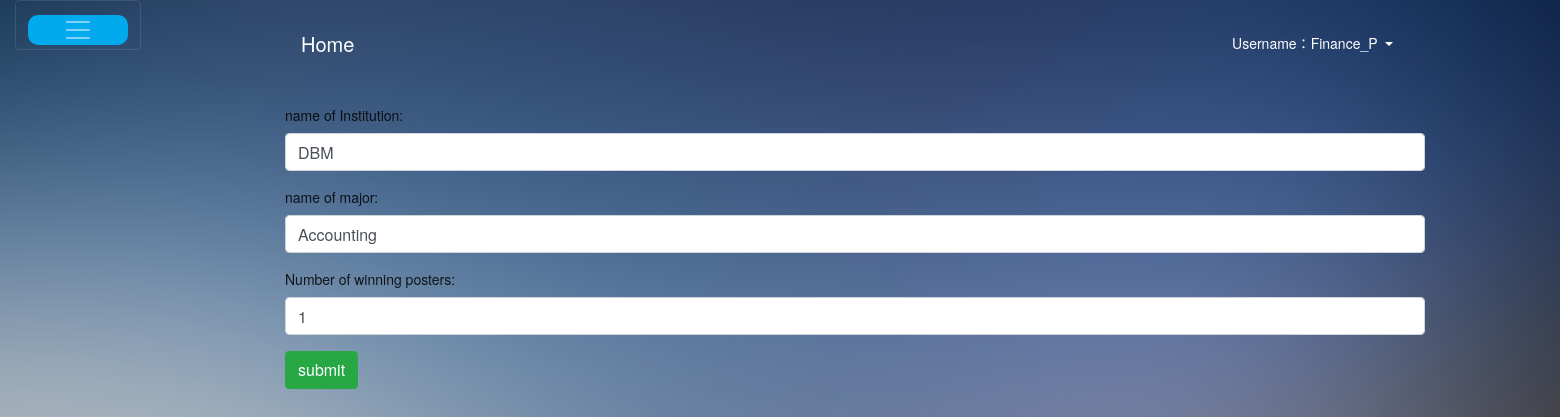
The page /users/edit-grade/f8669d92-9bda-4c3e-a3a3-9bc418f8e8f6/ (signed in) on the database its author committed.
### user/models.py (models this page shows, shortened)
class User(AbstractUser):
    ROLE_CHOICE = [
        ('visitors', '浏览者'),
        ('lucky_draw', '抽奖者'),
        ('judges', '评委'),
        ('senior_judges', '高级评委'),
        ('poster_manager', '海报管理者'),
        ('admin', '管理员'),
    ]
    id = models.UUIDField(default=uuid4, primary_key=True)
    nickname = models.CharField(max_length=128, default='佚名')
    role = models.CharField(choices=ROLE_CHOICE, default='visitors', max_length=64)
    grade = models.CharField(max_length=128, default='')

class Grade(models.Model):
    id = models.UUIDField(default=uuid4, primary_key=True)
    college = models.CharField(max_length=256, null=False, blank=False)
    major = models.CharField(max_length=256, null=False, blank=False)
    poster_number = models.IntegerField(default=1)

### user/views.py (the view, shortened to what this page needs)
# urls.py: path('edit-grade/<uuid:grade_id>/', edit_grade),
def edit_grade(request, grade_id):
    g = Grade.objects.filter(id=grade_id).first()
    if g is None:
        return HttpResponseRedirect('/')
    if request.method == 'GET':
        data = {'grade': g}
        return render(request, 'add_grade.html', context=data)

### template/add_grade.html (shortened to what this page needs)
{% extends 'base.html' %}
{% block body %}
    <div>
        <form method="post">
            <div class="form-group">
                <label>name of Institution: </label>
                <input type="text" class="form-control" name="college" value="{{ grade.college }}" required>
            </div>
            <div class="form-group">
                <label>name of major: </label>
                <input type="text" class="form-control" name="major" value="{{ grade.major }}" required>
            </div>
            <div class="form-group">
                <label>Number of winning posters: </label>
                <input type="number" min="0" class="form-control" name="poster_number" value="{{ grade.poster_number }}" required>
            </div>
            <button class="btn btn-success" type="submit">submit</button>
        </form>
    </div>
{% endblock %}

### template/base.html (shortened to what this page needs)
<!DOCTYPE html>
<html lang="en">
<head>
    <link rel="stylesheet" href="/static/css/bootstrap.min.css">
    <link rel="stylesheet" href="/static/css/layui.css">
    <link rel="stylesheet" href="/static/css/web.css">
</head>
<body>
<div class="col-lg-12">
    {% if not hide_nav and user.username %}
        <div class="navbar-dark">
            <button class="navbar-toggler" type="button" data-toggle="collapse"
                    data-target="#navbarToggleExternalContent" aria-controls="navbarToggleExternalContent"
                    aria-expanded="false" aria-label="Toggle navigation">
            <span class="navbar-toggler-icon"
                  style="width: 100px; background-color: #01AAED; border-radius: 10px; margin-top: 10%; display: inline-block"></span>
            </button>
        </div>
        <div class="col-lg-9" style="display: inline-block; position: absolute">
    {% else %}
        <div style="margin: 100px"></div>
    {% endif %}
    <div>
        {% if not hide_nav and user.username %}
            <div>
                <nav class="navbar navbar-expand-lg" style="margin: -3% 0 3% 0">
                    <a class="navbar-brand" href="/" style="color: white">Home</a>
                    {% if user.is_authenticated %}
                        <span class="nav-item dropdown">
                        <a class="nav-link dropdown-toggle" href="#" id="navbarDropdownMenuLink" role="button"
                           data-toggle="dropdown" aria-expanded="false" style="color: white">
                            Username：{{ user.username }}
                        </a>
                    </span>
                    {% endif %}
                </nav>
            </div>
        {% endif %}
        <div>
            {% block body %}{% endblock %}
        </div>
    </div>
    </div>
</body>
</html>

### static/css/layui.css (style rules this page uses)
a,body { color:#333 }
blockquote,body,button,dd,div,dl,dt,form,h1,h2,h3,h4,h5,h6,input,li,ol,p,pre,td,textarea,th,ul { margin:0;padding:0;-webkit-tap-highlight-color:rgba(0,0,0,0) }
button,input,optgroup,option,select,textarea { font-family:inherit;font-size:inherit;font-style:inherit;font-weight:inherit;outline:0 }
body { line-height:1.6;color:rgba(0,0,0,.85);font:14px Helvetica Neue,Helvetica,PingFang SC,Tahoma,Arial,sans-serif }
a { text-decoration:none }

### static/css/web.css (style rules this page uses)
body { background: url('/static/img/bg.jpg') no-repeat top center fixed; }
a:hover, a:link, a:visited, a:active, a:focus { color: #000; text-decoration: none; }

### rows shown on the page
User: username "Finance_P"
Grade: college "DBM", major "Accounting", poster_number "1"
